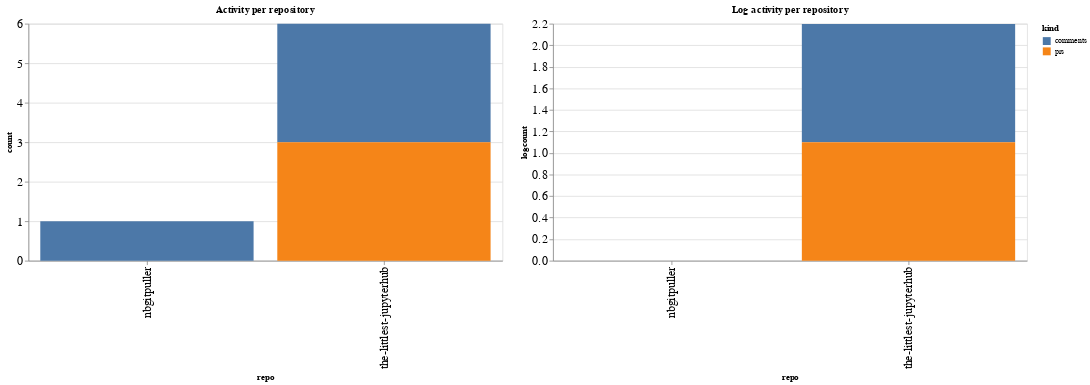

Here is the notebook cell this chart was saved with:
### Code cell
ch1 = alt.Chart(repo_summaries, width=600, title="Activity per repository").mark_bar().encode(
    x='repo',
    y='count',
    color='kind',
    tooltip="kind"
)

ch2 = alt.Chart(repo_summaries, width=600, title="Log activity per repository").mark_bar().encode(
    x='repo',
    y='logcount',
    color='kind',
    tooltip="kind"
)

ch1 | ch2

### Figure 1 — Vega-Lite specification as saved in the notebook (floating-point values rounded to 4 significant figures)
{"config": {"axisLeft": {"labelFontSize": 15}, "axisBottom": {"labelFontSize": 15}}, "hconcat": [{"mark": "bar", "encoding": {"color": {"type": "nominal", "field": "kind"}, "tooltip": {"type": "nominal", "field": "kind"}, "x": {"type": "nominal", "field": "repo"}, "y": {"type": "quantitative", "field": "count"}}, "title": "Activity per repository", "width": 600}, {"mark": "bar", "encoding": {"color": {"type": "nominal", "field": "kind"}, "tooltip": {"type": "nominal", "field": "kind"}, "x": {"type": "nominal", "field": "repo"}, "y": {"type": "quantitative", "field": "logcount"}}, "title": "Log activity per repository", "width": 600}], "data": {"name": "data-de5d72e4a53c541a6e3684041d9c4f81"}, "$schema": "https://vega.github.io/schema/vega-lite/v4.8.1.json", "datasets": {"data-de5d72e4a53c541a6e3684041d9c4f81": [{"repo": "nbgitpuller", "kind": "comments", "count": 1, "logcount": 0.0}, {"repo": "the-littlest-jupyterhub", "kind": "comments", "count": 3, "logcount": 1.099}, {"repo": "the-littlest-jupyterhub", "kind": "prs", "count": 3, "logcount": 1.099}]}}
